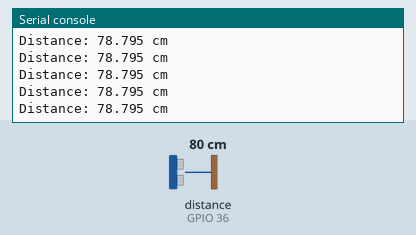
The program below on a simulated ESP32 board running MicroPython. Shown: the last lines printed to the serial console. Inputs (shaded band) come from the test bench; at power-on: distance to the obstacle (sensor on GPIO 36) 80 cm. The echo pulse lasts 58.3 µs per cm.

Above: at 1.2 s.
1.3 s: distance to the obstacle (sensor on GPIO 36) set to 2 cm
At 2.4 s:
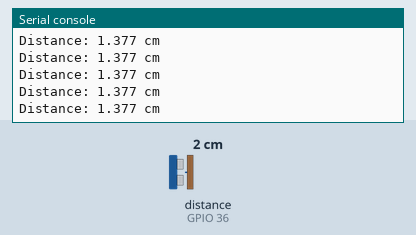
2.8 s: distance to the obstacle (sensor on GPIO 36) set to 4 cm
At 3.5 s:
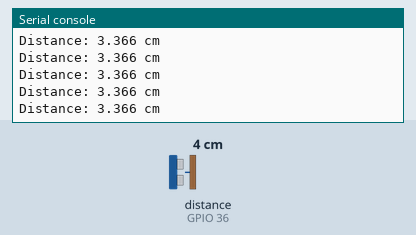
Timing chart, 0 to 5.8 s (numbered marks = the images above; inputs shaded):
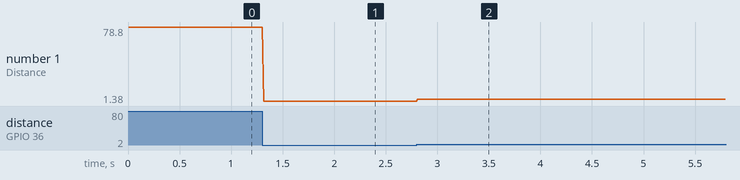

Measured:
- after the input at 1.3 s, the serial console: prints a new line at once (image 1)
- after the input at 2.8 s, the serial console: prints a new line at once (image 2)
- plotted number 1: 78.8 → 1.38 after the input at 1.3 s, 1.38 → 3.37 after the input at 2.8 s

The program:

ultrasonic.py
```python
from machine import Pin
import time
Trig = Pin(27,Pin.OUT)
Echo = Pin(36,Pin.IN)
while True:
    while(Echo.value()==0):
        Trig.value(1)
        time.sleep_us(20)
        Trig.value(0)
    if(Echo.value()==1):
        ts=time.ticks_us()
        while(Echo.value()==1):
            pass
        te=time.ticks_us()
        tc=te-ts
        distance=(tc*0.034)/2
        print('Distance:',distance,'cm')
    time.sleep(0.01)
```
